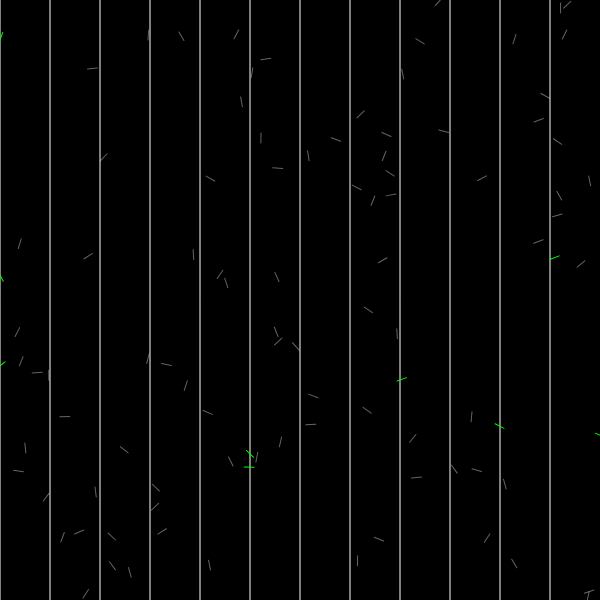
Frame 1 (no input)
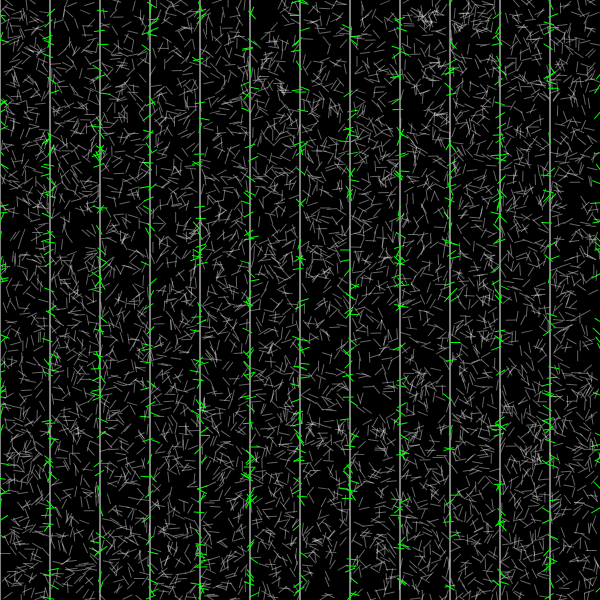
Frame 60 (no input)
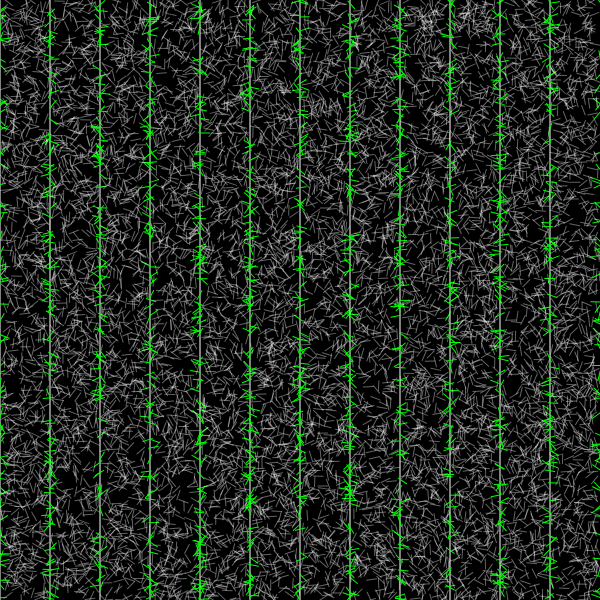
Frame 120 (the mouse pressed at the canvas centre since frame 60)

The p5.js sketch that drew these frames (run headless with seeded random() and noise() and a simulated clock; from frame 60 on, the mouse is pressed at the canvas centre):

// p5.js sketch
// ── sketch.js
// Coding Train / Daniel Shiffman

let t = 50;
let len = 10;

let total = 0;
let intersecting = 0;

let pieDiv;

function setup() {
  createCanvas(600, 600);
  background(0);

  for (let col = 0; col < width; col += t) {
    stroke(255);
    strokeWeight(1);
    line(col, 0, col, height);
  }
  pieDiv = createDiv("0.0");
  pieDiv.style("font-size", "64pt");
  pieDiv.style("font-family", "courier");
}

function draw() {
  for (let i = 0; i < 100; i++) {
    let angle = random(0, PI);
    let x = random(width);
    let y = random(height);

    let closest = round(x / t);
    let d = abs(closest * t - x);

    if (d < (len * sin(abs(angle))) / 2) {
      stroke(0, 255, 0);
      strokeWeight(2);
      intersecting++;
    } else {
      stroke(255, 100);
      strokeWeight(1);
    }

    total++;

    push();
    translate(x, y);
    rotate(angle);
    strokeWeight(1);
    line(0, -len / 2, 0, len / 2);
    pop();
  }

  let prob = intersecting / total;
  let pie = (2 * len) / (prob * t);
  // console.log(pie);

  pieDiv.html(nf(pie, 1, 5));
}
